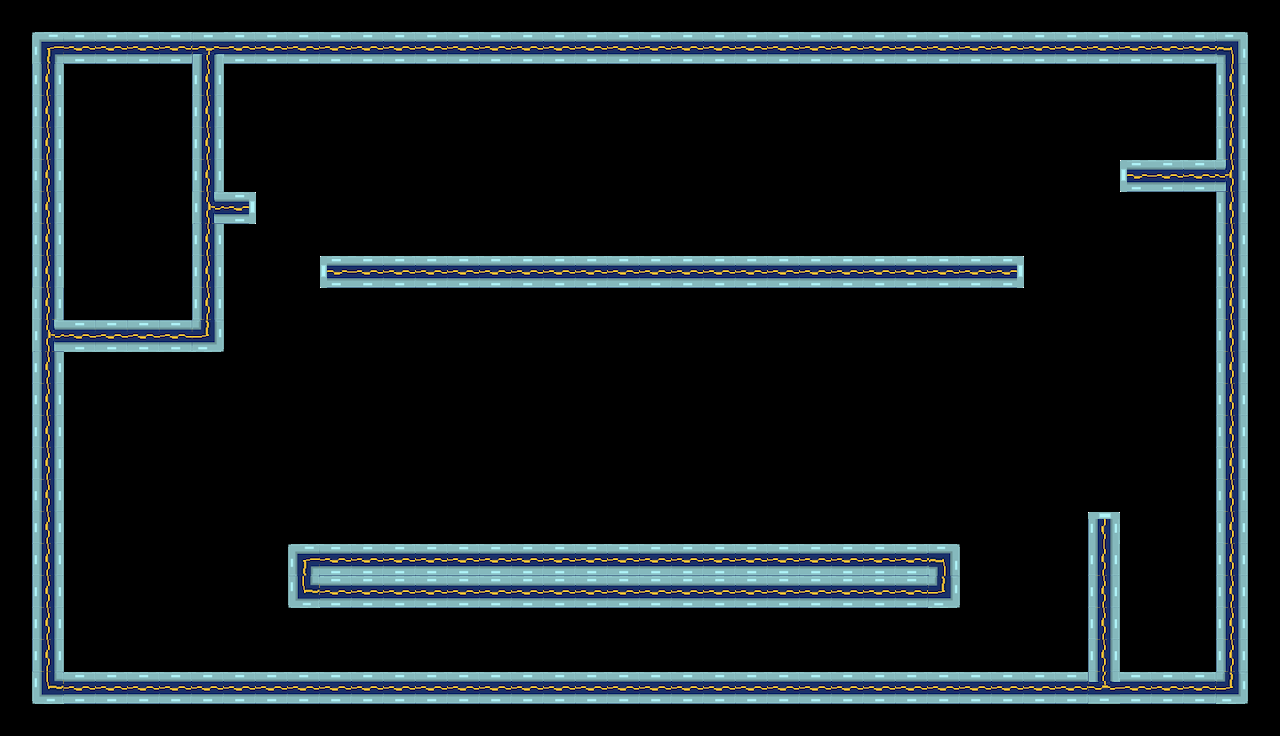

Below is a game level as drawn by its tile map, then a one-line description and the .tmx that defines it (tile-layer data replaced by summaries):
An orthogonal 40x23 tile map with 32x32 px tiles, 2 tile layers (background, platforms) and 90 objects (24x Switch, 23x Gate, 18x PlatformStop, 11x Smasher, 3x Block, ...).

<map version="1.0" tiledversion="1.0.3" orientation="orthogonal" renderorder="right-down" width="40" height="23" tilewidth="32" tileheight="32" nextobjectid="242">
 <properties>
  <property name="Back" value="back1" />
  <property name="Title" value="Do the Wave" />
 </properties>
 <tileset firstgid="1" source="tileset.tsx" />
 <layer name="background" width="40" height="23">
  <data>[920 cells, 0 non-empty, 0 distinct tile ids]</data>
 </layer>
 <layer name="platforms" width="40" height="23">
  <data>[920 cells, 322 non-empty, 16 distinct tile ids]</data>
 </layer>
 <objectgroup name="objects">
  <properties>
   <property name="horizontal" type="bool" value="true" />
   <property name="switches" value="" />
  </properties>
  <object id="4" name="P1" type="PlayerStart1" x="86.6667" y="590.667" width="60" height="77" />
  <object id="5" name="P2" type="PlayerStart2" x="181.333" y="624" width="47" height="44" />
  <object id="16" name="exit" type="Exit" x="1152" y="580" width="64" height="90" />
  <object id="88" name="SmasherStop" type="PlatformStop" x="1088" y="35" width="32" height="32" />
  <object id="96" name="PlatformStop" type="PlatformStop" x="128" y="96" width="32" height="32" />
  <object id="99" name="PlatformStop" type="PlatformStop" x="88.3333" y="347" width="32" height="32" />
  <object id="101" name="platform1" type="Platform" x="49" y="311" width="96" height="32">
   <properties>
    <property name="contactTrigger" type="bool" value="false" />
    <property name="moveHorizontal" type="bool" value="false" />
    <property name="speed" type="float" value="2.5" />
    <property name="startDir" type="int" value="-1" />
    <property name="startOn" type="bool" value="true" />
    <property name="switches" value="" />
   </properties>
  </object>
  <object id="102" name="block3" type="Block" x="70.1667" y="280.167" width="32" height="32" />
  <object id="127" name="switch11" type="Switch" x="80.6667" y="75" width="32" height="32">
   <properties>
    <property name="sensitive" type="bool" value="true" />
    <property name="startOn" type="bool" value="false" />
    <property name="toggle" type="bool" value="true" />
    <property name="visible" type="bool" value="true" />
   </properties>
  </object>
  <object id="128" name="switch10" type="Switch" x="80.75" y="90.8333" width="32" height="32">
   <properties>
    <property name="sensitive" type="bool" value="true" />
    <property name="startOn" type="bool" value="false" />
    <property name="toggle" type="bool" value="true" />
    <property name="visible" type="bool" value="true" />
   </properties>
  </object>
  <object id="129" name="switch9" type="Switch" x="81.0833" y="108" width="32" height="32">
   <properties>
    <property name="sensitive" type="bool" value="true" />
    <property name="startOn" type="bool" value="false" />
    <property name="toggle" type="bool" value="true" />
    <property name="visible" type="bool" value="true" />
   </properties>
  </object>
  <object id="130" name="switch8" type="Switch" x="80.5" y="123.583" width="32" height="32">
   <properties>
    <property name="sensitive" type="bool" value="true" />
    <property name="startOn" type="bool" value="false" />
    <property name="toggle" type="bool" value="true" />
    <property name="visible" type="bool" value="true" />
   </properties>
  </object>
  <object id="131" name="switch7" type="Switch" x="80" y="139.667" width="32" height="32">
   <properties>
    <property name="sensitive" type="bool" value="false" />
    <property name="startOn" type="bool" value="false" />
    <property name="toggle" type="bool" value="true" />
    <property name="visible" type="bool" value="true" />
   </properties>
  </object>
  <object id="132" name="switch6" type="Switch" x="80.6667" y="156.833" width="32" height="32">
   <properties>
    <property name="sensitive" type="bool" value="false" />
    <property name="startOn" type="bool" value="false" />
    <property name="toggle" type="bool" value="true" />
    <property name="visible" type="bool" value="true" />
   </properties>
  </object>
  <object id="133" name="switch5" type="Switch" x="79.4167" y="172.083" width="32" height="32">
   <properties>
    <property name="sensitive" type="bool" value="false" />
    <property name="startOn" type="bool" value="false" />
    <property name="toggle" type="bool" value="true" />
    <property name="visible" type="bool" value="true" />
   </properties>
  </object>
  <object id="134" name="switch4" type="Switch" x="80" y="190" width="32" height="32">
   <properties>
    <property name="sensitive" type="bool" value="false" />
    <property name="startOn" type="bool" value="false" />
    <property name="toggle" type="bool" value="true" />
    <property name="visible" type="bool" value="true" />
   </properties>
  </object>
  <object id="135" name="switch3" type="Switch" x="80" y="204.833" width="32" height="32">
   <properties>
    <property name="sensitive" type="bool" value="false" />
    <property name="startOn" type="bool" value="false" />
    <property name="toggle" type="bool" value="true" />
    <property name="visible" type="bool" value="true" />
   </properties>
  </object>
  <object id="136" name="switch2" type="Switch" x="80.0833" y="222.75" width="32" height="32">
   <properties>
    <property name="sensitive" type="bool" value="false" />
    <property name="startOn" type="bool" value="false" />
    <property name="toggle" type="bool" value="true" />
    <property name="visible" type="bool" value="true" />
   </properties>
  </object>
  <object id="140" name="switch1" type="Switch" x="80.0833" y="238.75" width="32" height="32">
   <properties>
    <property name="sensitive" type="bool" value="false" />
    <property name="startOn" type="bool" value="false" />
    <property name="toggle" type="bool" value="true" />
    <property name="visible" type="bool" value="true" />
   </properties>
  </object>
  <object id="142" name="Gate1" type="Gate" x="289" y="679" width="32" height="72">
   <properties>
    <property name="hazard" type="bool" value="true" />
    <property name="openDown" type="bool" value="false" />
    <property name="switches" value="switch1" />
   </properties>
  </object>
  <object id="143" name="Gate1" type="Gate" x="321" y="679" width="32" height="72">
   <properties>
    <property name="hazard" type="bool" value="true" />
    <property name="openDown" type="bool" value="false" />
    <property name="switches" value="switch2" />
   </properties>
  </object>
  <object id="144" name="Gate1" type="Gate" x="353" y="679" width="32" height="72">
   <properties>
    <property name="hazard" type="bool" value="true" />
    <property name="openDown" type="bool" value="false" />
    <property name="switches" value="switch3" />
   </properties>
  </object>
  <object id="145" name="Gate1" type="Gate" x="385" y="679" width="32" height="72">
   <properties>
    <property name="hazard" type="bool" value="true" />
    <property name="openDown" type="bool" value="false" />
    <property name="switches" value="switch4" />
   </properties>
  </object>
  <object id="146" name="Gate1" type="Gate" x="417" y="679" width="32" height="72">
   <properties>
    <property name="hazard" type="bool" value="true" />
    <property name="openDown" type="bool" value="false" />
    <property name="switches" value="switch5" />
   </properties>
  </object>
  <object id="148" name="Gate1" type="Gate" x="449" y="679" width="32" height="72">
   <properties>
    <property name="hazard" type="bool" value="true" />
    <property name="openDown" type="bool" value="false" />
    <property name="switches" value="switch6" />
   </properties>
  </object>
  </objectgroup>
</map>
<!-- 65 of 90 objects omitted -->
